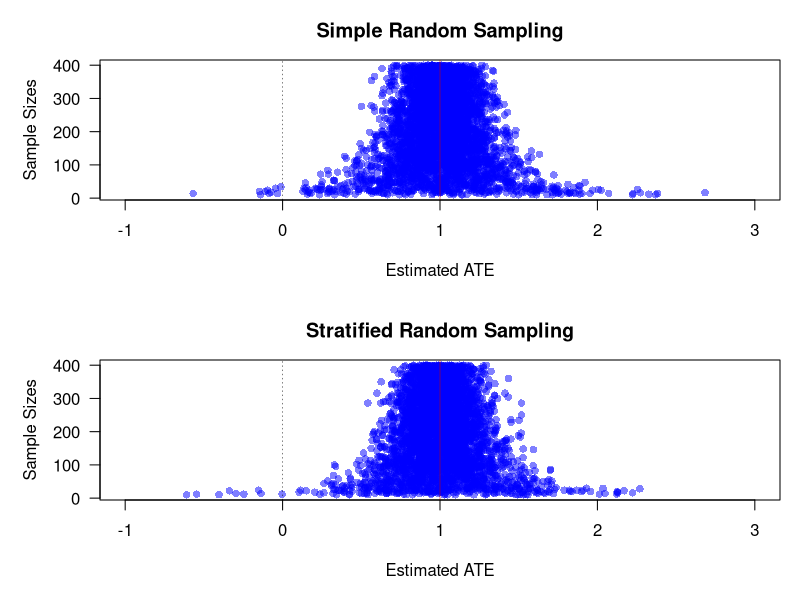
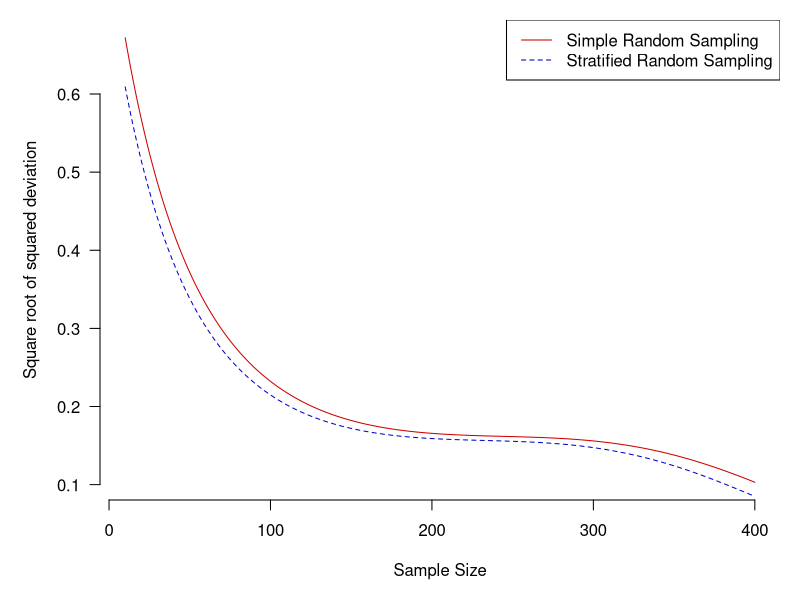

These figures' R source, in order:
#   SGIA40F15 23/24 
#       Juraj Medzihorsky
#   Seminar 1
#   2024-01-13

rm(list=ls())

#   Let's simulate a  more complex setting with stratified random sampling

#   same as before
N <- 4e1
set.seed(5600)
xb <- rnorm(N, 0, 1) |> scale()
x0_ <- rnorm(N, 0, 1) 
x1_ <- rnorm(N, 0, 1)   
#   decorrelate x0 and x1, scale them
aux <- svd(cbind(x0_, x1_))
x0 <- aux$u[,1] |> scale(center=T, scale=T)  
x1 <- aux$u[,2] |> scale(center=T, scale=T)  
#   the potential outcomes
y0 <- x0 + xb
y1 <- x1 + xb + 1


#   now stratify treatment assignment based on the quartile of x1
q1 <- quantile(x1, c(0.25, 0.5, 0.75, 1.0))
s1 <- cut(x1, c(-1e3, q1)) |> as.numeric()
#   inspect
table(s1)

#   now sample into D=1 so that within each stratum it's 5:5 (50:50)
srs <-
    function(x_)
    {
        q_ <- quantile(x_, c(0.25, 0.5, 0.75, 1.0))
        s_ <- cut(x_, c(-1e6, q_)) |> as.numeric()
        t_ <- table(s_)
        v <- names(t_)
        l <- length(t_)
        n <- t_
        n0 <- round(n/2)
        n1 <- n - n0
        d_ <- rep(NA, sum(n)) |> as.numeric()
        for (i in 1:l) {
            d_[s_%in%v[i]] <- sample(rep(0:1, c(n0[i],n1[i])), n[i], replace=F)
        }
        return(d_)
    }

#   test
set.seed(132)
d_a <- srs(x1)
set.seed(675)
d_b <- srs(x1)

table(d_a, s1)
table(d_b, s1)
table(d_a, d_b)


#   now compute the two ate estimates
y_a <- ifelse(d_a%in%0, y0, y1)
y_b <- ifelse(d_b%in%0, y0, y1)
#   not bad
mean(y_a[d_a%in%1]) - mean(y_a[d_a%in%0])
mean(y_b[d_b%in%1]) - mean(y_b[d_b%in%0])


#   now try the same many times for different sample sizes
#   and compare simple randomized and stratified randomized assignment


oneexp <-
    function(N)
    {
        xb <- rnorm(N, 0, 1) |> scale()
        x0_ <- rnorm(N, 0, 1) 
        x1_ <- rnorm(N, 0, 1)   
        aux <- svd(cbind(x0_, x1_))
        x0 <- aux$u[,1] |> scale(center=T, scale=T)  
        x1 <- aux$u[,2] |> scale(center=T, scale=T)  
        y0 <- x0 + xb
        y1 <- x1 + xb + 1
        n0 <- round(N/2) 
        n1 <- N - n0
        d_a <- sample(rep(0:1, c(n0,n1)), N, replace=F)
        d_b <- srs(x1)
        y_a <- ifelse(d_a%in%0, y0, y1)
        y_b <- ifelse(d_b%in%0, y0, y1)
        ate_a <- mean(y_a[d_a%in%1]) - mean(y_a[d_a%in%0])
        ate_b <- mean(y_b[d_b%in%1]) - mean(y_b[d_b%in%0])
        return(c(ate_a, ate_b))
    }

set.seed(657)
s_ <- sample(5:2e2, 4e3, replace=T)*2
er <- sapply(s_, oneexp) |> t() 

head(er)

summary(er)


# increasing the sample size won't help
par(mfrow=c(2,1), mar=c(5,5,3,1), las=1)
plot(er[,1], s_, pch=16, col=rgb(0,0,1,0.5), xlim=c(-1, 3),
     main='Simple Random Sampling',
     xlab='Estimated ATE', ylab='Sample Sizes')
    abline(v=0, lty=3, lwd=0.5)
    abline(v=1, col='red3', lwd=0.5)
plot(er[,2], s_, pch=16, col=rgb(0,0,1,0.5), xlim=c(-1, 3),
     main='Stratified Random Sampling',
     xlab='Estimated ATE', ylab='Sample Sizes')
    abline(v=0, lty=3, lwd=0.5)
    abline(v=1, col='red3', lwd=0.5)


#   let's show it a little bit clearer

dev <- (er-1)^2
ns_ <- data.frame(s_=1e1:4e2)

mod_1 <- glm(dev[,1] ~ 1 + poly(s_, 3), family=quasi(variance='mu', link='log'))
mod_2 <- glm(dev[,2] ~ 1 + poly(s_, 3), family=quasi(variance='mu', link='log'))
dev_1 <- sqrt(exp(predict(mod_1, newdata=ns_, type='link'))) 
dev_2 <- sqrt(exp(predict(mod_2, newdata=ns_, type='link'))) 

par(mfrow=c(1,1), mar=c(5,5,1,1), las=1)
plot(ns_[,1], dev_1, type='l', col='red3', frame=F,
     xlab='Sample Size', ylab='Square root of squared deviation')
lines(ns_[,1], dev_2, col='blue3', lty=2)
legend('topright', lty=c(1,2), col=c('red3', 'blue3'),
       legend=c('Simple Random Sampling', 'Stratified Random Sampling'))

#   SCRIPT END    

